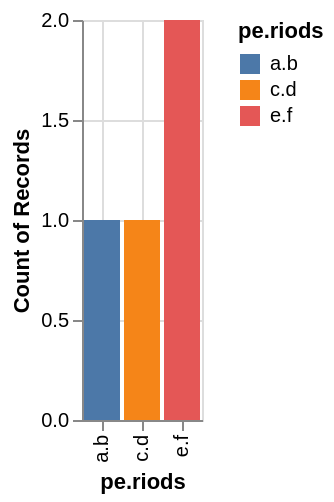

Here is the Vega-Lite specification saved for this chart:
### Vega specification from a JSON file in a GitHub repository (floating-point values rounded to 4 significant figures)
{"$schema": "https://vega.github.io/schema/vega/v5.json", "background": "white", "padding": 5, "height": 200, "style": "cell", "data": [{"name": "specialchars", "values": [{"pe.riods": "a.b", "bracket[values": "[1]"}, {"pe.riods": "c.d", "bracket[values": "[2]"}, {"pe.riods": "e.f", "bracket[values": "[2]"}, {"pe.riods": "e.f", "bracket[values": "[2]"}]}, {"name": "data_1", "source": "specialchars", "transform": [{"type": "formula", "expr": "datum[\"pe.riods\"]===\"a.b\" ? 0 : datum[\"pe.riods\"]===\"c.d\" ? 1 : datum[\"pe.riods\"]===\"e.f\" ? 2 : 3", "as": "color_pe.riods_sort_index"}]}, {"name": "data_2", "source": "data_1", "transform": [{"type": "aggregate", "groupby": ["pe\\.riods"], "ops": ["count"], "fields": [null], "as": ["__count"]}]}, {"name": "data_3", "source": "specialchars", "transform": [{"type": "aggregate", "groupby": ["pe\\.riods"], "ops": [], "fields": [], "as": []}, {"type": "window", "params": [null], "as": ["rank"], "ops": ["rank"], "fields": [null], "sort": {"field": [], "order": []}}, {"type": "filter", "expr": "datum.rank <= 21"}]}], "signals": [{"name": "x_step", "value": 20}, {"name": "width", "update": "bandspace(domain('x').length, 0.1, 0.05) * x_step"}], "marks": [{"name": "layer_0_layer_0_layer_0_marks", "type": "rect", "clip": true, "style": ["bar"], "from": {"data": "data_2"}, "encode": {"update": {"fill": {"scale": "layer_0_layer_0_color", "field": "pe\\.riods"}, "opacity": {"value": 1}, "ariaRoleDescription": {"value": "bar"}, "description": {"signal": "\"pe.riods: \" + (isValid(datum[\"pe.riods\"]) ? datum[\"pe.riods\"] : \"\"+datum[\"pe.riods\"]) + \"; Count of Records: \" + (format(datum[\"__count\"], \"\"))"}, "x": {"scale": "x", "field": "pe\\.riods"}, "width": {"signal": "max(0.25, bandwidth('x'))"}, "y": {"scale": "y", "field": "__count"}, "y2": {"scale": "y", "value": 0}}}}, {"name": "aggregate_xAxis_spec_967cacb2_18eb_422b_9030_a57a4b3ee080_marks", "type": "rule", "clip": true, "style": ["rule"], "from": {"data": "data_3"}, "encode": {"update": {}}}, {"name": "aggregate_color_spec_967cacb2_18eb_422b_9030_a57a4b3ee080_marks", "type": "rule", "clip": true, "style": ["rule"], "from": {"data": "data_3"}, "encode": {"update": {}}}], "scales": [{"name": "x", "type": "band", "domain": {"data": "data_2", "field": "pe\\.riods", "sort": true}, "range": {"step": {"signal": "x_step"}}, "paddingInner": 0.1, "paddingOuter": 0.05}, {"name": "y", "type": "linear", "domain": {"data": "data_2", "field": "__count"}, "range": [{"signal": "height"}, 0], "nice": true, "zero": true}, {"name": "layer_0_layer_0_color", "type": "ordinal", "domain": {"data": "data_1", "field": "pe\\.riods", "sort": {"op": "min", "field": "color_pe\\.riods_sort_index"}}, "range": ["#4C78A8", "#F58518", "#E45756", "#72B7B2", "#54A24B", "#EECA3B", "#B279A2", "#FF9DA6", "#9D755D", "#BAB0AC"], "interpolate": "hcl"}], "axes": [{"scale": "x", "orient": "bottom", "grid": true, "gridScale": "y", "domain": false, "labels": false, "aria": false, "maxExtent": 0, "minExtent": 0, "ticks": false, "zindex": 0}, {"scale": "y", "orient": "left", "grid": true, "gridScale": "x", "tickCount": {"signal": "ceil(height/40)"}, "domain": false, "labels": false, "aria": false, "maxExtent": 0, "minExtent": 0, "ticks": false, "zindex": 0}, {"scale": "x", "orient": "bottom", "grid": false, "title": "pe.riods", "labels": true, "ticks": true, "labelAlign": "right", "labelAngle": 270, "labelBaseline": "middle", "zindex": 0}, {"scale": "y", "orient": "left", "grid": false, "title": "Count of Records", "labels": true, "ticks": true, "labelOverlap": true, "tickCount": {"signal": "ceil(height/40)"}, "zindex": 0}], "legends": [{"symbolOpacity": 1, "title": "pe.riods", "fill": "layer_0_layer_0_color", "symbolType": "square"}], "config": {"legend": {"orient": "right"}}, "usermeta": {"selectionConfigs": {}}}
